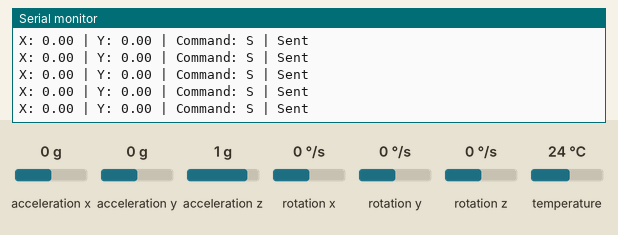
Recording of a sketch running on a simulated ESP32. On the bench: the last lines printed to the serial monitor. The inputs (shaded band) are chosen by the test bench; at power-on: acceleration x 0 g, acceleration y 0 g, acceleration z 1 g, rotation x 0 °/s, rotation y 0 °/s, rotation z 0 °/s, temperature 24 °C.

Above: at 2.2 s.
2.3 s: acceleration x set to -1.4 g
At 2.51 s:
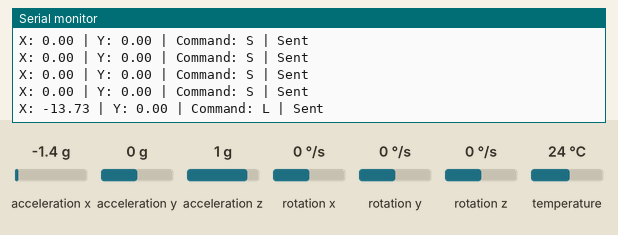
4.3 s: acceleration y set to -1.4 g
At 4.49 s:
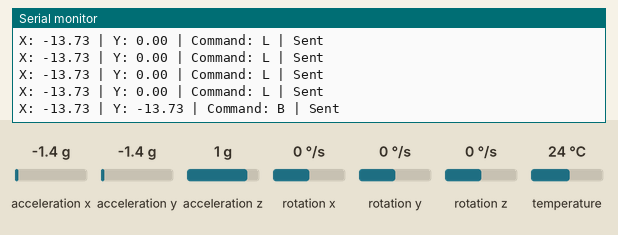
6.3 s: acceleration y set to 0.8 g
At 6.48 s:
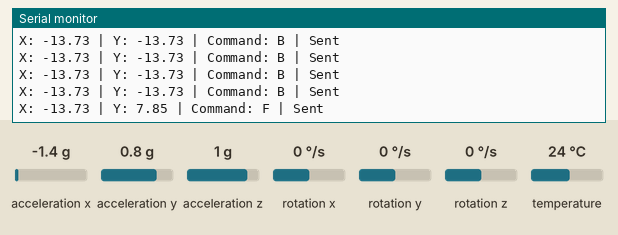

Measured:
- after the input at 2.3 s, the serial monitor: prints a new line after 0.08 s (image 1)
- after the input at 4.3 s, the serial monitor: prints a new line after 0.06 s (image 2)
- after the input at 6.3 s, the serial monitor: prints a new line after 0.05 s (image 3)

The sketch:

gesture_control.ino
```cpp
#include <Wire.h>
#include <WiFi.h>
#include <esp_now.h>
#include <Adafruit_MPU6050.h>
#include <Adafruit_Sensor.h>

// ---------- I2C PINS (change these two if needed) ----------
#define SDA_PIN 25
#define SCL_PIN 26

// ---------- Robot ESP32 MAC address ----------
uint8_t robotMAC[] = {0x98, 0xF4, 0xAB, 0x09, 0x61, 0xB4};

// ---------- Settings ----------
const float THRESHOLD = 3.0;
const int READ_DELAY = 150;

Adafruit_MPU6050 mpu;

typedef struct {
  char command;
} Message;

Message message;

void setup() {
  Serial.begin(115200);
  delay(1000);

  Wire.begin(SDA_PIN, SCL_PIN);

  if (!mpu.begin()) {
    Serial.println("MPU6050 NOT FOUND - check wiring");
    while (true) delay(1000);
  }

  mpu.setAccelerometerRange(MPU6050_RANGE_8_G);
  mpu.setGyroRange(MPU6050_RANGE_500_DEG);
  mpu.setFilterBandwidth(MPU6050_BAND_21_HZ);

  WiFi.mode(WIFI_STA);

  if (esp_now_init() != ESP_OK) {
    Serial.println("ESP-NOW INIT FAILED");
    while (true) delay(1000);
  }

  esp_now_peer_info_t peerInfo = {};
  memcpy(peerInfo.peer_addr, robotMAC, 6);
  peerInfo.channel = 0;
  peerInfo.encrypt = false;

  if (esp_now_add_peer(&peerInfo) != ESP_OK) {
    Serial.println("FAILED TO ADD ROBOT");
    while (true) delay(1000);
  }

  Serial.println("READY");
}

void loop() {
  sensors_event_t a, g, t;
  mpu.getEvent(&a, &g, &t);

  float X = a.acceleration.x;
  float Y = a.acceleration.y;

  char command = 'S';

  if (Y > THRESHOLD)        command = 'F';
  else if (Y < -THRESHOLD)  command = 'B';
  else if (X > THRESHOLD)   command = 'R';
  else if (X < -THRESHOLD)  command = 'L';

  message.command = command;
  esp_err_t result = esp_now_send(robotMAC, (uint8_t *)&message, sizeof(message));

  Serial.print("X: ");
  Serial.print(X, 2);
  Serial.print(" | Y: ");
  Serial.print(Y, 2);
  Serial.print(" | Command: ");
  Serial.print(command);
  Serial.println(result == ESP_OK ? " | Sent" : " | Send FAILED");

  delay(READ_DELAY);
}
```
